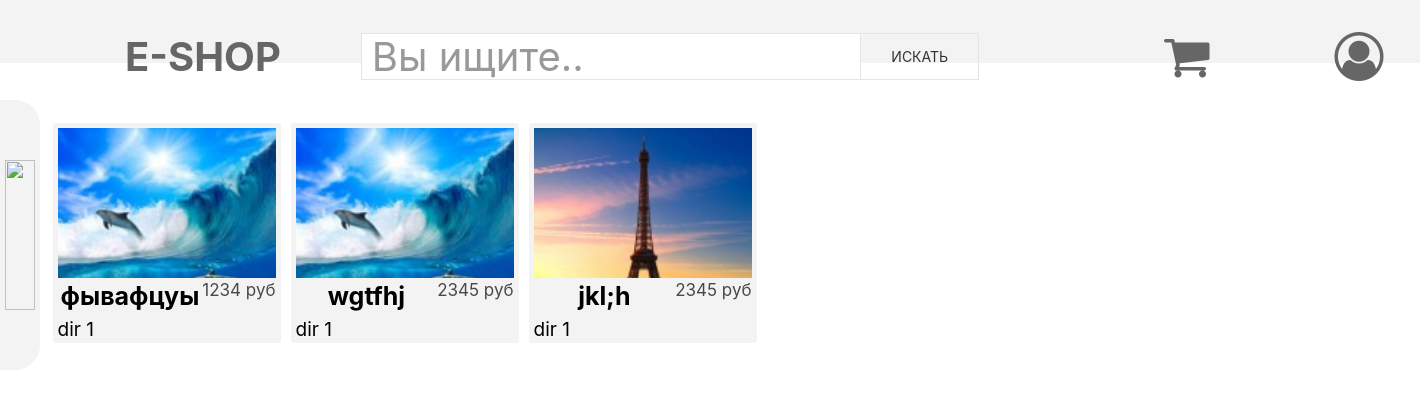
The page /?list=dir 1 on the database its author committed.
### tables this page shows
CREATE TABLE IF NOT EXISTS `products` (
  `id` int(5) NOT NULL,
  `code` varchar(50) NOT NULL,
  `name` varchar(50) NOT NULL,
  `price` int(12) NOT NULL,
  `type` varchar(50) NOT NULL,
  `currency` varchar(5) NOT NULL,
  `description` varchar(10000) NOT NULL,
  `avatar` varchar(100) NOT NULL,
  `photo1` varchar(100) NOT NULL,
  `photo2` varchar(100) NOT NULL,
  `photo3` varchar(100) NOT NULL,
  `photo4` varchar(100) NOT NULL,
  `photo5` varchar(100) NOT NULL,
  `photo6` varchar(100) NOT NULL
);

### index.php (the view, shortened to what this page needs)
<!DOCTYPE html>
<html>
<head>
	<link rel="stylesheet" href="font-awesome/css/font-awesome.min.css">
	<link rel="stylesheet" type="text/css" href="style/uikit-rtl.css">
	<link rel="stylesheet" type="text/css" href="style/uikit.css">
	<link rel="stylesheet" type="text/css" href="style/core.css">
	<link rel="stylesheet" type="text/css" href="style/header.css">
	<link rel="stylesheet" type="text/css" href="style/header-min.css">
	<link rel="stylesheet" type="text/css" href="style/navBar.css">
	<link rel="stylesheet" type="text/css" href="style/productsWrap.css">
</head>
<body>
	<? require_once("pages/header.php"); ?>
	<div class="navBar">
		<ul>
			<li><div class="navBar-arrow"> <div><img src="img/navBar__arrow-right.png"></div> </div>
			</li>
		</ul>
	</div>
	<?php
		if($_GET[""] == ""){
			include("pages/products.php");
		}
	?>
</body>
</html>

### pages/products.php (shortened to what this page needs)
<div class="productsWrap">
	<?php
		$query = mysql_query("SELECT * FROM products");
		$dir = $_GET["list"];
		if(isset($_GET["search"])){
			$findItems = unserialize($_GET["search"]);
			foreach ($findItems as $item) {
				$q = mysql_fetch_assoc(mysql_query("SELECT * FROM products WHERE id = '$item'"));
				echo'
				<a class="product-link" href="product?i='.$q["id"].'">
					<div class="product">
						<img src="products/'.$q["id"]."/".$q["avatar"].'">
						<div class="product-name">'.$q["name"].' <span class="product-price">'.$q["price"].' '.$q["currency"].'</span></div>
						<div class="productDescription">'.$q["type"].'</div>
					</div>
				</a>
				';
			}
		} else {
			while($translate = mysql_fetch_array($query, MYSQL_ASSOC)){
				if(isset($_GET["i"])){
					break;
				} else if($translate["type"]==$dir){
					echo'
					<a class="product-link" href="product?i='.$translate["id"].'">
						<div class="product">
							<img src="products/'.$translate["id"]."/".$translate["avatar"].'">
							<div class="product-name">'.$translate["name"].' <span class="product-price">'.$translate["price"].' '.$translate["currency"].'</span></div>
							<div class="productDescription">'.$translate["type"].'</div>
						</div>
					</a>
					';
				} else if($dir == ""){
					echo'
					<a class="product-link" href="product?i='.$translate["id"].'">
						<div class="product">
							<img src="products/'.$translate["id"]."/".$translate["avatar"].'">
							<div class="product-name">'.$translate["name"].' <span class="product-price">'.$translate["price"].' '.$translate["currency"].'</span></div>
							<div class="productDescription">'.$translate["type"].'</div>
						</div>
					</a>
					';
				}
			}
		}
	?>
</div>

### style/navBar.css (style rules this page uses)
.navBar { position: absolute; top: 100px; left: 0; background: #f3f3f3; width: 40px; }
.navBar > ul { text-decoration: none; list-style: none; padding: 0; margin: 0; }
.navBar-arrow { border-radius: 0 25px 25px 0; width: 40px; transition: 1s; height: 270px; text-align: center; font-size: 50px; cursor: pointer; background: #f3f3f3; position: absolute; left: 0; }
.navBar-arrow > div > img { width: 30px; height: 150px; }
.navBar-arrow > div { height: 210px; padding-top: 60px; }

### style/productsWrap.css (style rules this page uses)
a:hover, a { text-decoration: none; }
.productsWrap { display: flex; flex-wrap: wrap; width: 94%; min-height: 100px; margin: 50px auto; }
.product { padding: 5px; background: #f3f3f3; height: 210px; color: black; margin: 10px 0 0 10px; border-radius: 3px; }
.product > img { width: 218px; height: 150px; object-fit: cover; object-position: 0px 0px; }
.product-name { text-align: center; font-size: 25px; font-weight: bold; }
.productDescription { font-size: 19px; }
.product-price { color: #484848; float: right; font-size: 17px; font-weight: lighter; }

### rows shown on the page
products: avatar (picture), name "фывафцуы", price "1234", currency "руб", type "dir 1"
products: avatar (picture), name "wgtfhj", price "2345", currency "руб", type "dir 1"
products: avatar (picture), name "jkl;h", price "2345", currency "руб", type "dir 1"
